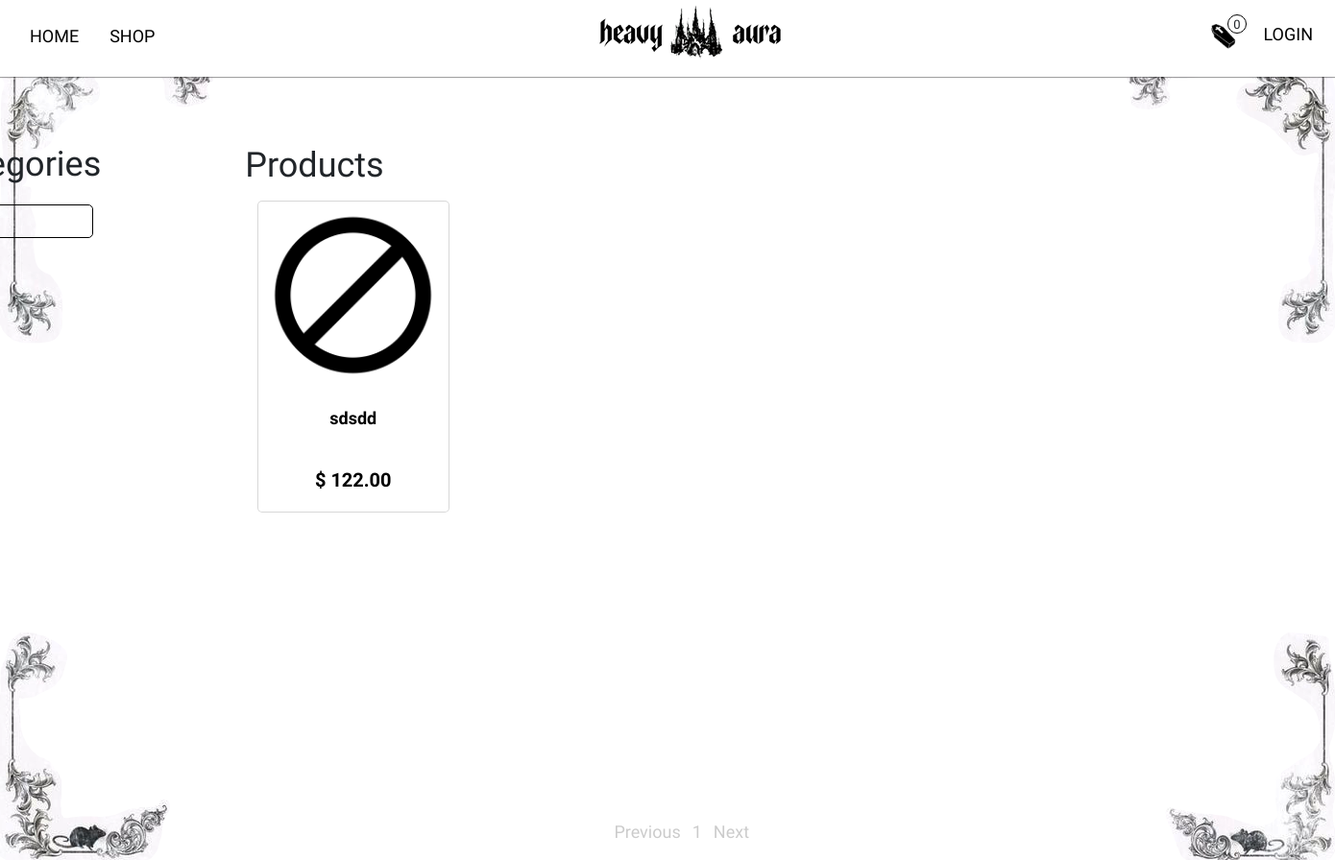
The page /shop on the database as committed earlier.
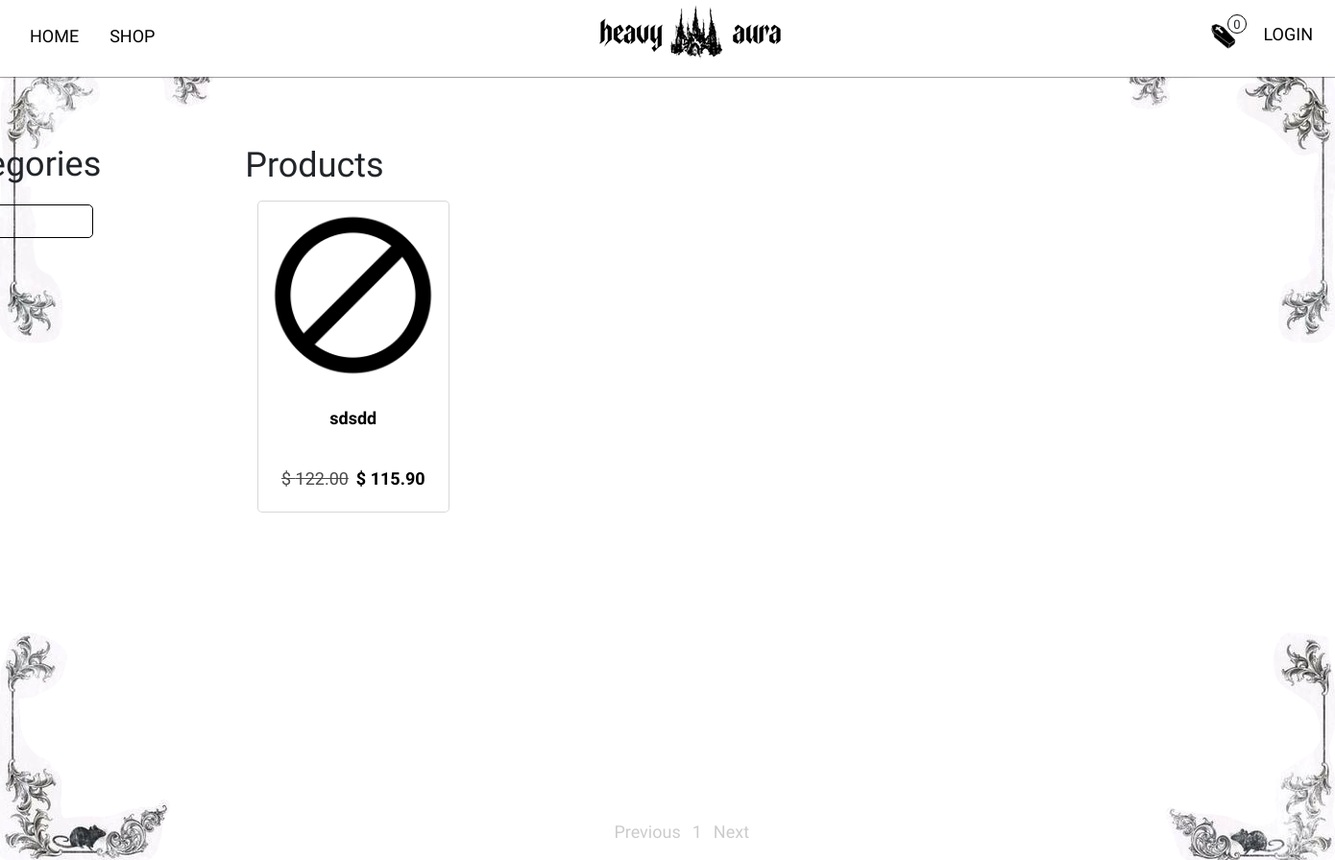
The same page on the database as committed later.
### main/models.py (models this page shows, shortened)
class Product(models.Model):
    category = models.ForeignKey(Category, related_name='products', on_delete=models.CASCADE)
    name = models.CharField(max_length=50)
    slug = models.SlugField(max_length=50)
    image = models.ImageField(upload_to='products/%Y/%m/%d', blank=True)
    description = models.TextField(blank=True)
    price = models.DecimalField(max_digits=10, decimal_places=2)
    available = models.BooleanField(default=True)
    created = models.DateTimeField(auto_now_add=True)
    updated = models.DateTimeField(auto_now=True)
    discount = models.DecimalField(default=0.00, max_digits=4, decimal_places=2)
    class Meta:
        ordering = ['name']
        indexes = [
            models.Index(fields=['id', 'slug']),
            models.Index(fields=['name']),
            models.Index(fields=['-created']) # поиск по дате создания
        ]
    def get_absolute_url(self):
        return reverse('main:product_detail', args = [self.slug]) #product_detail во views
    def sell_price(self):
        if self.discount:
            return round(self.price - self.price * self.discount / 100, 2)
        return self.price

### main/views.py (the view)
# urls.py: path('shop', views.product_list, name='product_list'),
def product_list(request, category_slug=None):
    page = request.GET.get('page', 1)
    category = None
    categories = Category.objects.all()
    products = Product.objects.filter(available = True)
    paginator = Paginator(products, 10)
    current_page = paginator.page(int(page))
    if category_slug:
        category = get_object_or_404(Category, slug = category_slug)
        paginator = Paginator(products.filter(category=category), 10)
        current_page = paginator.page(int(page))
    return render (request,
                   'main/product/list.html',
                   {'category': category,
                    'categories': categories,
                    'products': current_page,
                    'slug_url': category_slug}
                   )

### cart/cart.py (called while the page is built)
    def __len__(self):
        return sum(item['quantity'] for item in self.cart.values())

### cart/context_processors.py (called while the page is built)
def cart(request):
    return {'cart': Cart(request)}

### main/models.py (called while the page is built)
    def get_absolute_url(self):
        return reverse('main:product_list_by_category', args = [self.slug])

### main/templates/main/product/list.html (shortened to what this page needs)
{% extends 'main/base.html' %}
{% load static %}
{% block content %}
    <div class="llist d-flex">
        <div class="sidebar">
            <h3>Categories</h3>
            <ul>
                <li {% if not category %} class="selected" {% endif %}>
                </li>
                {% for c in categories %}
                    <li {% if category.slug == c.slug %} class="selected" {% endif %}>
                    </li>
                {% endfor %}
            </ul>
        </div>
        <div class="main">
            <div class="main-title">
                {% if category %} {{category.name}} {% else %} Products {% endif %}
            </div>
            <div class="product-list">
                <div class="items">
                    {% for product in products %}
                        <div class="item">
                            <a href={{ product.get_absolute_url }} class="home-card d-flex flex-column align-items-center text-center">
                                <img src= {% if product.image %} {{ product.image.url }} {% else %} {% static 'img/noimage.jpg' %} {% endif %} alt="" class="card-img">
                                <h5 class="title-card">{{ product.name }}</h5>
                                 {% if product.discount %}
                                    <div class="cart-discount d-flex gap-2">
                                        <p class="line">$ {{ product.price }}</p>
                                        <p>$ {{ product.sell_price }}</p>
                                    </div>
                                {% else %}
                                    <p class="price">$ {{ product.price }}</p>
                                {% endif %}
                             </a>
                        </div>
                    {% endfor %}
                </div>
            </div>
            <ul class="pagination">
                <li  class = {% if not products.has_previous %} 'disabled' {% endif %}>
                    <a href= {% if products.has_previous %}?page={{ products.previous_page_number }} {% endif %}>Previous</a>
                </li>
                {% for page in products.paginator.page_range %}
                    {% if page >= products.number|add:-2 and page <= products.number|add:2 %}
                        <li>
                            <a href= ?page={{ page }} class= {% if products.number == page %} 'disabled' {% endif %}>{{ page }}</a>
                        </li>
                    {% endif %}
                {% endfor %}
                 <li  class = {% if not products.has_next %} 'disabled' {% endif %}>
                    <a href= {% if products.has_next %}?page={{ products.next_page_number }} {% endif %}>Next</a>
                </li>
            </ul>
        </div>
    </div>
{% endblock content %}

Rows that differ between the two databases and show on the page:
changed Product "sdsdd": discount 0 → 5 (drawn); sell_price (not shown) → "115.90"
